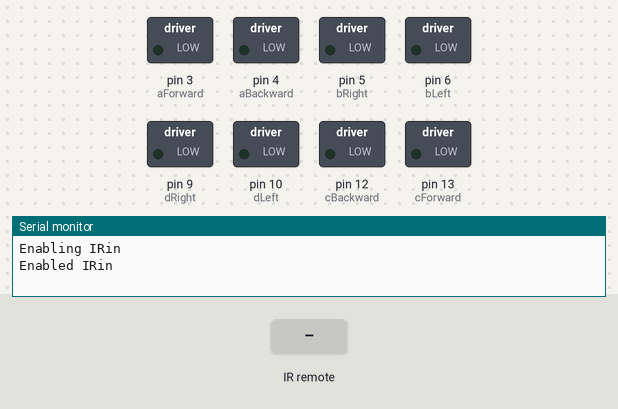
Recording of a sketch running on a simulated Arduino Uno, built with avr-gcc and run on an emulated ATmega328P. On the bench: switched loads named in the sketch (green lamp = pin HIGH), the last lines printed to the serial monitor. Inputs (shaded band) come from the test bench.

Above: at 1.2 s.
1.3 s: infrared code 0xFF18E7 received
At 2.5 s:
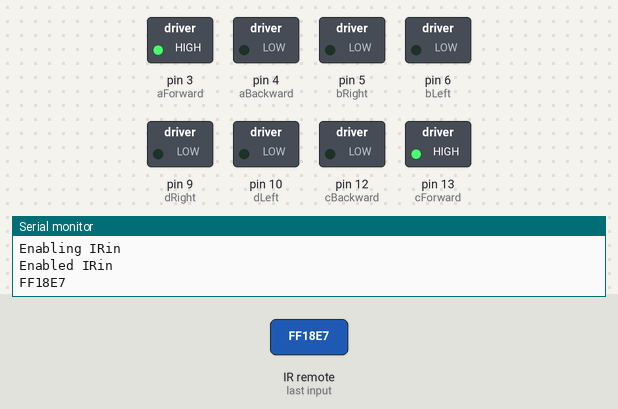
2.8 s: infrared code 0xFF4AB5 received
At 3.8 s:
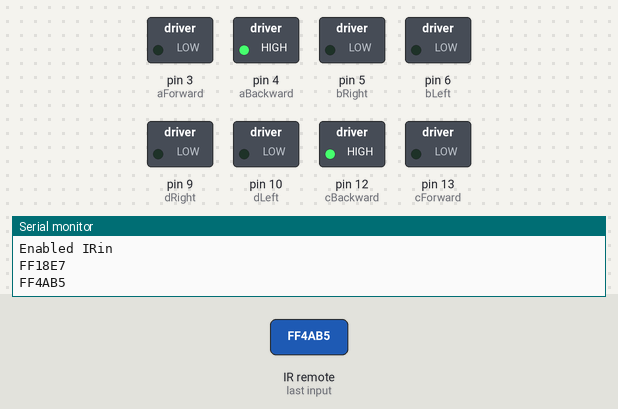
4.3 s: infrared code 0xFF10EF received
At 4.9 s:
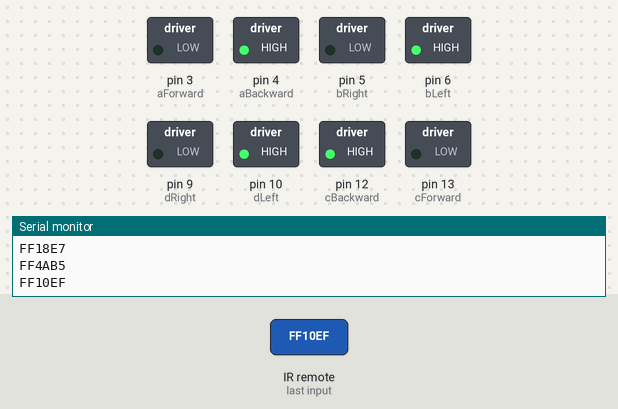
5.8 s: infrared code 0xFF5AA5 received
At 6.1 s:
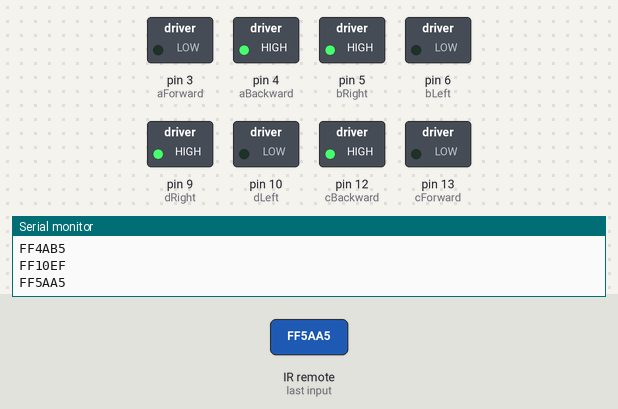
7.3 s: infrared code 0xFF30CF received
At 8.5 s:
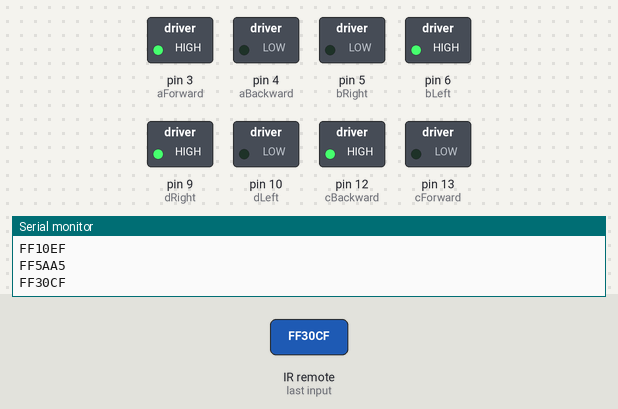
8.8 s: infrared code 0xFF7A85 received
At 9.6 s:
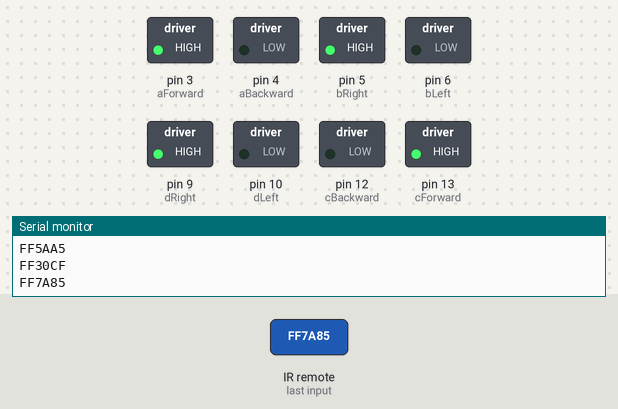
Timing chart, 0 to 11.3 s (numbered marks = the images above; inputs shaded):
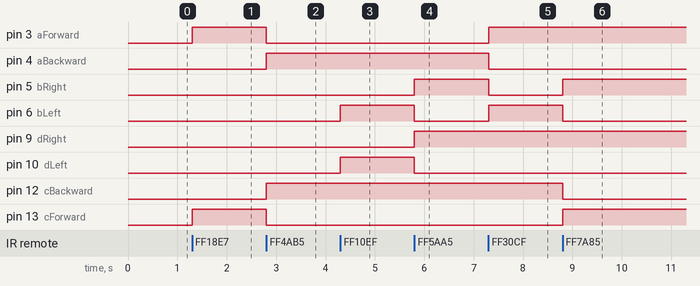

The sketch:

Robot1.ino
```cpp
//hong wai yao kong kai shi
#include <IRremote.h>

int RECV_PIN = 7;

IRrecv irrecv(RECV_PIN);

decode_results results;
//hong wai yao kong jie shu

//kai shi dong
int aForward = 3;
int aBackward = 4;
int bRight = 5;
int bLeft = 6;
int dRight = 9;
int dLeft = 10;
int cBackward = 12;
int cForward = 13;
int buttonstate1 = 0;

void forward() {
  digitalWrite(aForward,HIGH);
  digitalWrite(aBackward,LOW);
  digitalWrite(cForward,HIGH);
  digitalWrite(cBackward,LOW);
}
void backward() {
  digitalWrite(aBackward,HIGH);
  digitalWrite(aForward,LOW);
  digitalWrite(cBackward,HIGH);
  digitalWrite(cForward,LOW);
}
void leftForward() {
  digitalWrite(aForward,HIGH);
  digitalWrite(aBackward,LOW);
  digitalWrite(bLeft,HIGH);
  digitalWrite(bRight,LOW);
}
void rightForward() {
  digitalWrite(cForward,HIGH);
  digitalWrite(cBackward,LOW);
  digitalWrite(bRight,HIGH);
  digitalWrite(bLeft,LOW);
}
void left() {
  digitalWrite(bLeft,HIGH);
  digitalWrite(bRight,LOW);
  digitalWrite(dLeft,HIGH);
  digitalWrite(dRight,LOW);
}
void right() {
  digitalWrite(bRight,HIGH);
  digitalWrite(bLeft,LOW);
  digitalWrite(dRight,HIGH);
  digitalWrite(dLeft,LOW);
}
void leftBackward() {
  digitalWrite(aBackward,HIGH);
  digitalWrite(aForward,LOW);
  digitalWrite(dLeft,HIGH);
  digitalWrite(dRight,LOW);
}
void rightBackward() {
  digitalWrite(cBackward,HIGH);
  digitalWrite(cForward,LOW);
  digitalWrite(dRight,HIGH);
  digitalWrite(dLeft,LOW);
}
void brake(){
 digitalWrite(aForward,LOW);
 digitalWrite(aBackward,LOW);
 digitalWrite(bLeft,LOW);
 digitalWrite(bRight,LOW);
 digitalWrite(cForward,LOW);
 digitalWrite(cBackward,LOW);
 digitalWrite(dLeft,LOW);
 digitalWrite(dRight,LOW);
}
//bu dong le


void setup() {
   pinMode(3,OUTPUT);
   pinMode(4,OUTPUT);
   pinMode(5,OUTPUT);
   pinMode(6,OUTPUT);
   pinMode(9,OUTPUT);
   pinMode(10,OUTPUT);
   pinMode(12,OUTPUT);
   pinMode(13,OUTPUT);

// hong wai yao kong
  Serial.begin(9600);
  // In case the interrupt driver crashes on setup, give a clue
  // to the user what's going on.
  Serial.println("Enabling IRin");
  irrecv.enableIRIn(); // Start the receiver
  Serial.println("Enabled IRin");

  // put your setup code here, to run once:

}

void loop() {
  if (irrecv.decode(&results)) {
    Serial.println(results.value, HEX);
    irrecv.resume(); // Receive the next value
  }
  delay(0);

if(results.value == 0xFF38C7){
  buttonstate1 = 0;
} else if(results.value == 0xFF18E7){
  buttonstate1 = 1;
}
if(buttonstate1 == 1){
 forward();
}

if(results.value == 0xFF4AB5){
  buttonstate1 = 2;
}
if(buttonstate1 == 2){
backward ();
}

if(results.value == 0xFF10EF){
  buttonstate1 = 3;
}
if(buttonstate1 == 3){
left ();
}

 if(results.value == 0xFF5AA5){
  buttonstate1 = 4;
}
if(buttonstate1 == 4){
right ();
}

 if(results.value == 0xFF30CF){
  buttonstate1 = 5;
}
if(buttonstate1 == 5){
leftForward ();
}

if(results.value == 0xFF7A85){
  buttonstate1 = 6;
}
if(buttonstate1 == 6){
rightForward ();
}

 if(results.value == 0xFF42BD){
  buttonstate1 = 7;
}
if(buttonstate1 == 7){
leftBackward ();
}

 if(results.value == 0xFF52AD){
  buttonstate1 = 8;
}
if(buttonstate1 == 8){
rightBackward ();
}

if(buttonstate1 == 0){
 brake ();
}


}
```

Measured:
- after the input at 1.3 s, pin 3 (aForward), pin 13 (cForward): LOW → HIGH at once
- after the input at 2.8 s, pin 3 (aForward), pin 13 (cForward): HIGH → LOW at once; pin 4 (aBackward), pin 12 (cBackward): LOW → HIGH at once
- after the input at 4.3 s, pin 6 (bLeft), pin 10 (dLeft): LOW → HIGH at once
- after the input at 5.8 s, pin 5 (bRight), pin 9 (dRight): LOW → HIGH at once; pin 6 (bLeft), pin 10 (dLeft): HIGH → LOW at once
- after the input at 7.3 s, pin 3 (aForward), pin 6 (bLeft): LOW → HIGH at once; pin 4 (aBackward), pin 5 (bRight): HIGH → LOW at once
- after the input at 8.8 s, pin 5 (bRight), pin 13 (cForward): LOW → HIGH at once; pin 6 (bLeft), pin 12 (cBackward): HIGH → LOW at once
